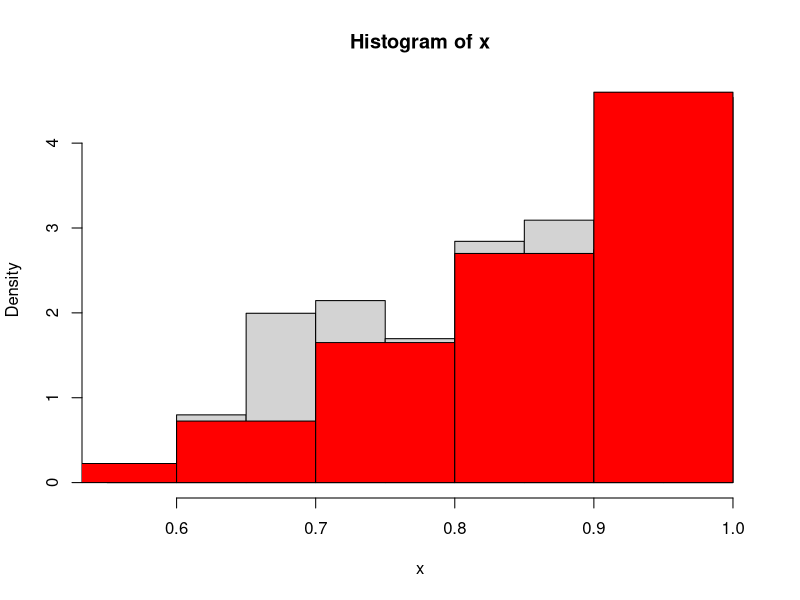
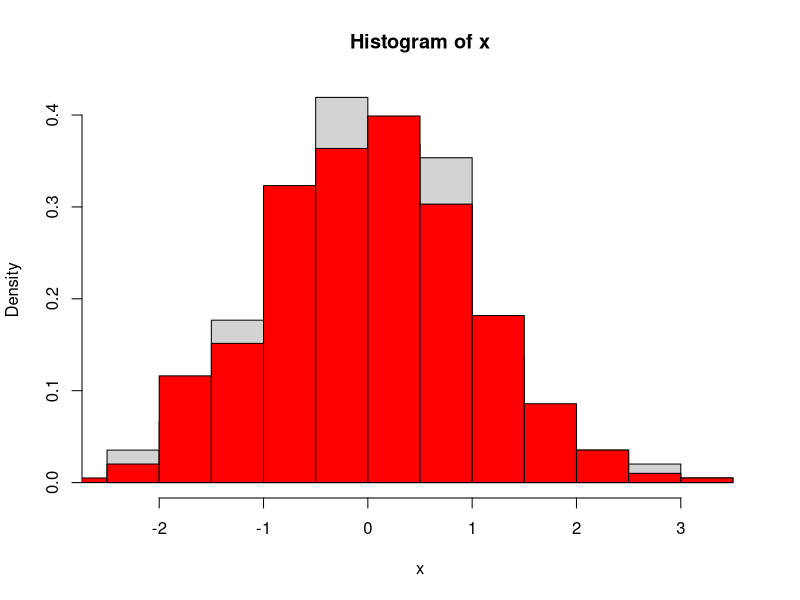

Source code (R) for these figures, in order:

#Question1
#Newton Raphson Algorithm

p=2/3 ; #We took initial guess as a 2/3 because 2/3 is estimated value of phat=xhat/n=x/n=2/3
gy=function(p)
{
  return(3*p^4-4*p^3+1/2)
}
g_y=function(p)
{
  return(12*p^3-12*p^2)
}
k=0
for(i in 2:1000)
{
  p[i]=p[i-1]-(gy(p[i-1])/g_y(p[i-1]))
  k=k+1
  a=abs(p[i]-p[i-1])
  if(a<0.000001)
  {
    print(p[i])
    k 
    return(0)
  }    
}
k
print(paste("No. of iterations used",k))
print(paste("Posterior median of p",p[i]))

#EM Algorithm:
#Example 1
n=5
L=1
c=10
k=3
x01=c(3.1,8.2,6.9)
x0t=sum(x01)
d=0.000001
for(i in 2:100)
{
  L[i]=(n/(x0t+(n-k)*(c+(1/L[i-1]))))
  if(abs(L[i]-L[i-1])<d)
  {
    print(paste("No of iteration",i))
    print(paste("Posterior mode ",L[i]))
    break;
  }
}
#Example 2
n=1000
n1=5
k=3
x0=c(3.1,8.2,6.9)
x0t=mean(x0)
c=10
sig=1
mu=3
d=0.000001
e=function(p)
{
  p+sig*(dnorm((c-p)/sig))/(1-pnorm((c-p)/sig))
}
for(i in 2:n)
{
  mu[i]=(k*x0t+(n1-k)*e(mu)[i-1])/n1
  if(abs(mu[i]-mu[i-1])<d)
  {
    print(paste("No of iteration",i))
    print(paste("Posterior mode ",mu[i]))
    break;
  }
}

#Metropolis algorithm
#Question1
A=function(a,b)
{
  (a/b)^5
}
c=0.1
#Sample size
n=500
x = c()         	 # to store values coming from target  
y = c()               # to store values coming from proposal 
x[1]=0.5 

# initial value

for (i in 2:n)
{
  y[i]=runif(1,x[i-1]-c,x[i-1]+c)
  ap=A(y[i],x[i-1])
  ap=ifelse(ap>=1,1,ap)
  ap=ifelse(y[i]<0,0,ap)
  ap=ifelse(y[i]>1,0,ap)
  u=runif(1,0,1)
  
  x[i]=ifelse(u<=ap,y[i],x[i-1])
}
x
x=x[100:n];x
hist(x,freq=FALSE)
hist(rbeta(400,6,1),freq=FALSE,add=T,col = "red")


#Question2
c=4
#Sample size
n=10000
x = c()         	 # to store values coming from target  
y = c()               # to store values coming from proposal 
x[1]=0.5 
r=4   #tunning parameter 
# initial value

for (i in 2:n)
{
  
  y[i]=runif(1,x[i-1]-c,x[i-1]+c)
  ap=dnorm(y[i])/dnorm(x[i-1])
  ap=ifelse(ap>=1,1,ap)
  
  u=runif(1,0,1)
  
  x[i]=ifelse(u<=ap,y[i],x[i-1])
}
x
x=x[100:n];x
x=x[seq(1,9900,by=25)];x
n1=length(x)
sm=mean(x);sm    #sample mean
sv=sqrt(((n1-1)/n1)*var(x));sv   #sample sd
#95% confidence interval
lb=sm-(-qt(0.025,n1-1))*(sqrt(n1-1)*sv)/n1;lb
ub=sm+(-qt(0.025,n1-1))*(sqrt(n1-1)*sv)/n1;ub
print(paste('95% confidence interval for sample mean is lb and ub',lb,ub))
#Plot Probability Histogram
hist(x,freq=FALSE)    
hist(rnorm(n1,0,1),freq=FALSE,add=T,col = "red")